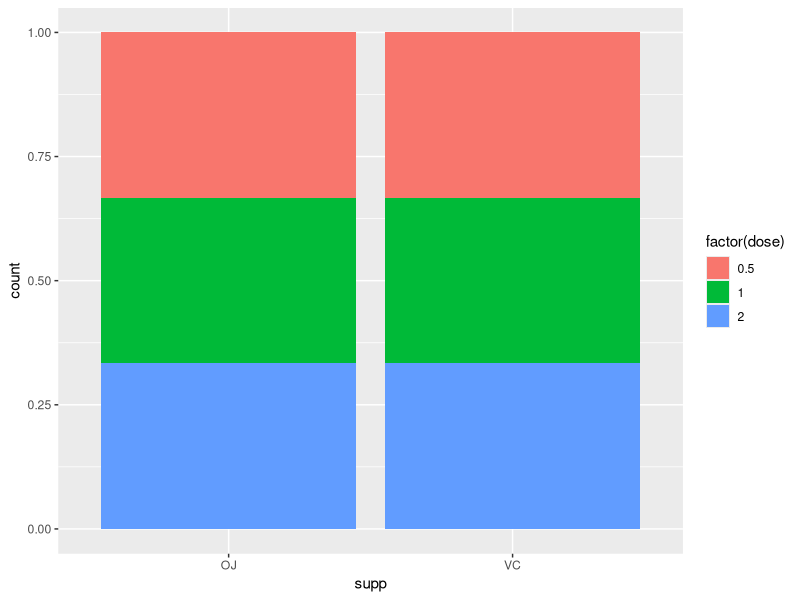
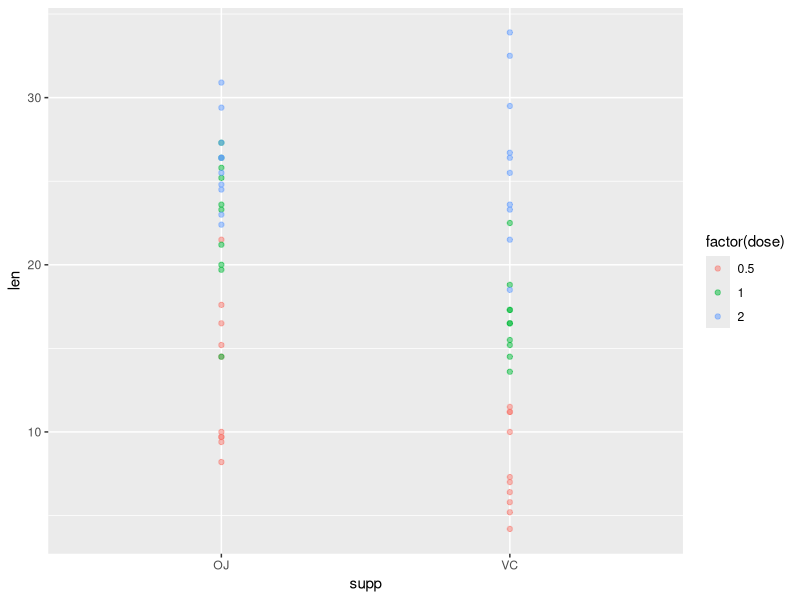
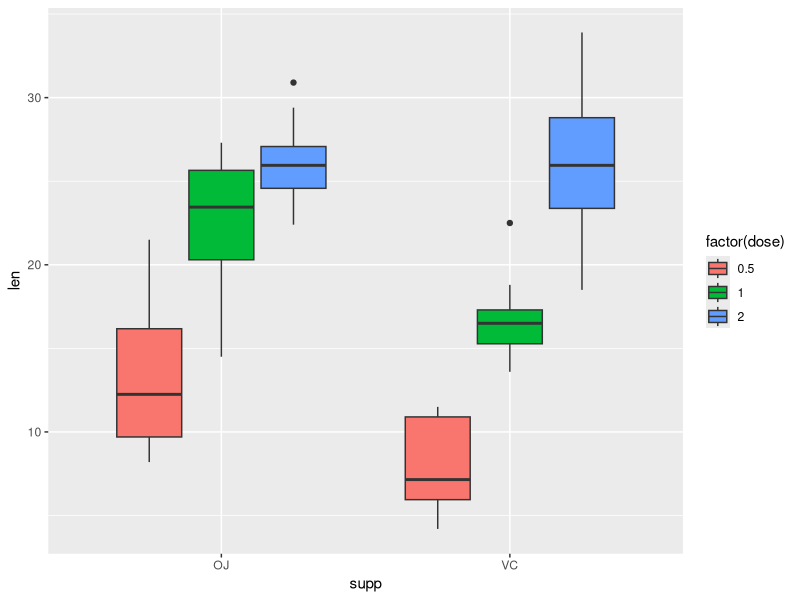

The R script that drew these images, in order:
## ---- chunk 1
data("ToothGrowth")
library(ggplot2)
library(dplyr)
## ---- chunk 2
glimpse(ToothGrowth)
summary(ToothGrowth)
## ---- chunk 3
ggplot(ToothGrowth, aes(supp, fill = factor(dose))) + 
     geom_bar(position = "fill")
## ---- chunk 4
ggplot(ToothGrowth, aes(x = supp, y = len, color = factor(dose))) + 
     geom_point(alpha = .5) #+ 
     #facet_wrap(~factor(dose), ncol = 1)
## ---- chunk 5
ggplot(ToothGrowth, aes(x = supp, y = len, fill = factor(dose))) +
     geom_boxplot()
